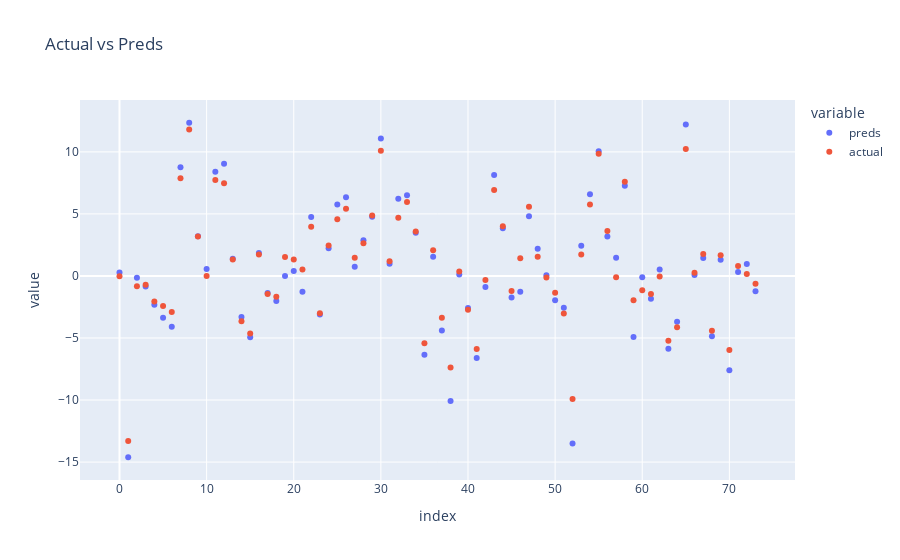
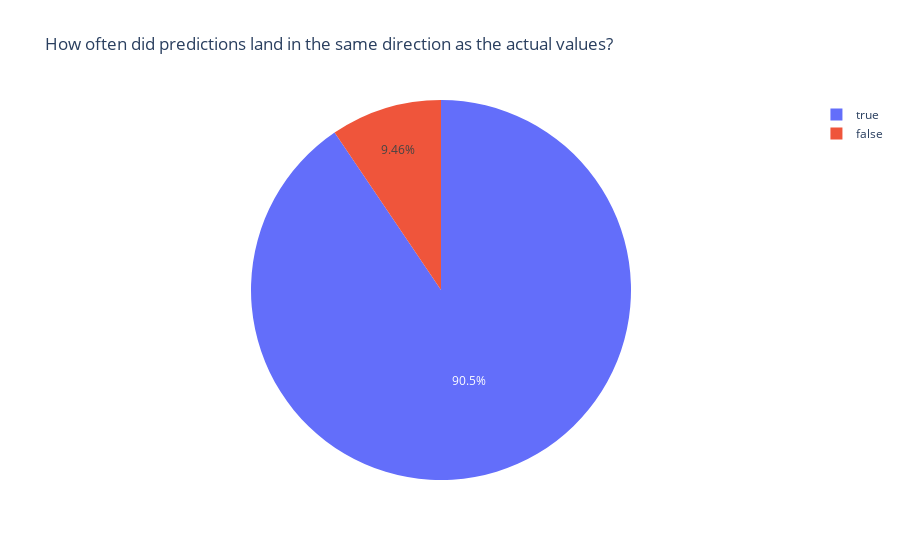

The code cell stored with these charts, in order, in its notebook:
### Code cell
# Visualizing results
fig = px.scatter(
    compare,
    x=compare.index,
    y=['preds', 'actual'],
    title='Actual vs Preds'
)

fig.show()

fig = px.pie(
    dir_df,
    names=dir_df.index,
    values=dir_df['same_direction'],
    title='How often did predictions land in the same direction as the actual values?'
)

fig.show()

### Figure 1 — Plotly figure (JSON) as saved in the notebook; plotly's stock layout.template omitted (floating-point values rounded to 4 significant figures)
{"data": [{"hovertemplate": "variable=preds<br>index=%{x}<br>value=%{y}<extra></extra>", "legendgroup": "preds", "marker": {"color": "#636efa", "symbol": "circle"}, "mode": "markers", "name": "preds", "orientation": "v", "showlegend": true, "type": "scatter", "x": [0, 1, 2, 3, 4, 5, 6, 7, 8, 9, 10, 11, 12, 13, 14, 15, 16, 17, 18, 19, 20, 21, 22, 23, 24, 25, 26, 27, 28, 29, 30, 31, 32, 33, 34, 35, 36, 37, 38, 39, 40, 41, 42, 43, 44, 45, 46, 47, 48, 49, 50, 51, 52, 53, 54, 55, 56, 57, 58, 59, 60, 61, 62, 63, 64, 65, 66, 67, 68, 69, 70, 71, 72, 73], "xaxis": "x", "y": [0.2891, -14.61, -0.1438, -0.8455, -2.312, -3.359, -4.09, 8.757, 12.35, 3.209, 0.5629, 8.392, 9.039, 1.398, -3.309, -4.938, 1.842, -1.374, -2.026, 0.006128, 0.4052, -1.267, 4.76, -3.115, 2.23, 5.752, 6.345, 0.7485, 2.881, 4.778, 11.07, 0.976, 6.227, 6.502, 3.483, -6.345, 1.544, -4.404, -10.08, 0.121, -2.588, -6.606, -0.8903, 8.143, 3.837, -1.741, -1.27, 4.814, 2.185, 0.05109, -1.96, -2.556, -13.51, 2.441, 6.589, 10.05, 3.186, 1.477, 7.279, -4.921, -0.1032, -1.838, 0.5305, -5.866, -3.698, 12.22, 0.07528, 1.446, -4.862, 1.305, -7.59, 0.3198, 0.9544, -1.235], "yaxis": "y"}, {"hovertemplate": "variable=actual<br>index=%{x}<br>value=%{y}<extra></extra>", "legendgroup": "actual", "marker": {"color": "#EF553B", "symbol": "circle"}, "mode": "markers", "name": "actual", "orientation": "v", "showlegend": true, "type": "scatter", "x": [0, 1, 2, 3, 4, 5, 6, 7, 8, 9, 10, 11, 12, 13, 14, 15, 16, 17, 18, 19, 20, 21, 22, 23, 24, 25, 26, 27, 28, 29, 30, 31, 32, 33, 34, 35, 36, 37, 38, 39, 40, 41, 42, 43, 44, 45, 46, 47, 48, 49, 50, 51, 52, 53, 54, 55, 56, 57, 58, 59, 60, 61, 62, 63, 64, 65, 66, 67, 68, 69, 70, 71, 72, 73], "xaxis": "x", "y": [-0.03, -13.31, -0.83, -0.7, -2.06, -2.43, -2.9, 7.87, 11.8, 3.19, -0.01, 7.74, 7.48, 1.32, -3.64, -4.63, 1.73, -1.45, -1.67, 1.52, 1.33, 0.52, 3.97, -3, 2.45, 4.58, 5.41, 1.46, 2.63, 4.88, 10.09, 1.18, 4.7, 5.96, 3.59, -5.43, 2.07, -3.37, -7.38, 0.36, -2.72, -5.89, -0.33, 6.92, 4.01, -1.21, 1.42, 5.57, 1.55, -0.12, -1.36, -3.03, -9.91, 1.72, 5.75, 9.86, 3.63, -0.11, 7.59, -1.95, -1.16, -1.46, -0.04, -5.23, -4.13, 10.23, 0.25, 1.78, -4.42, 1.66, -5.96, 0.81, 0.16, -0.63], "yaxis": "y"}], "layout": {"autosize": true, "legend": {"title": {"text": "variable"}, "tracegroupgap": 0}, "title": {"text": "Actual vs Preds"}, "xaxis": {"anchor": "y", "autorange": true, "domain": [0, 1], "range": [-4.682, 77.68], "title": {"text": "index"}, "type": "linear"}, "yaxis": {"anchor": "x", "autorange": true, "domain": [0, 1], "range": [-16.59, 14.32], "title": {"text": "value"}, "type": "linear"}}}

### Figure 2 — Plotly figure (JSON) as saved in the notebook; plotly's stock layout.template omitted (floating-point values rounded to 4 significant figures)
{"data": [{"domain": {"x": [0, 1], "y": [0, 1]}, "hovertemplate": "index=%{label}<br>same_direction=%{value}<extra></extra>", "labels": [true, false], "legendgroup": "", "name": "", "showlegend": true, "type": "pie", "values": [67, 7]}], "layout": {"autosize": true, "legend": {"tracegroupgap": 0}, "title": {"text": "How often did predictions land in the same direction as the actual values?"}}}
